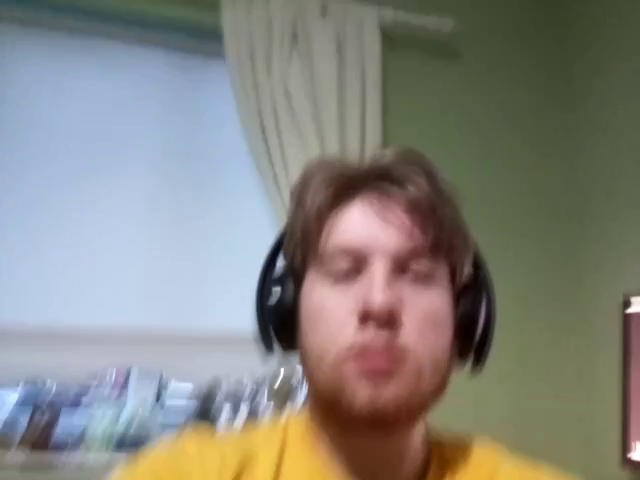
#> input picture frame 24 of practice/pivideo.mp4, 640 x 480 px
$ python eye_detector.py
#> lines starting #> are read from the running program, lines starting #| are printed output that depends on the picture; after the words box and inside, x2 and y2 are one past the last pixel; in counts of white or black regions, pixels touching at a corner belong together
import cv2
import RPi.GPIO as GPIO
import time

face_cascade = cv2.CascadeClassifier('haarcascade_frontalface_default.xml')
eye_cascade = cv2.CascadeClassifier('haarcascade_eye_tree_eyeglasses.xml')

cap = cv2.VideoCapture('pivideo.mp4')
while cap.isOpened():
    _, img = cap.read()
#> img is the input picture: shape (480, 640, 3); mean B, G, R 125.8, 132.5, 133

    gray = cv2.cvtColor(img, cv2.COLOR_BGR2GRAY)
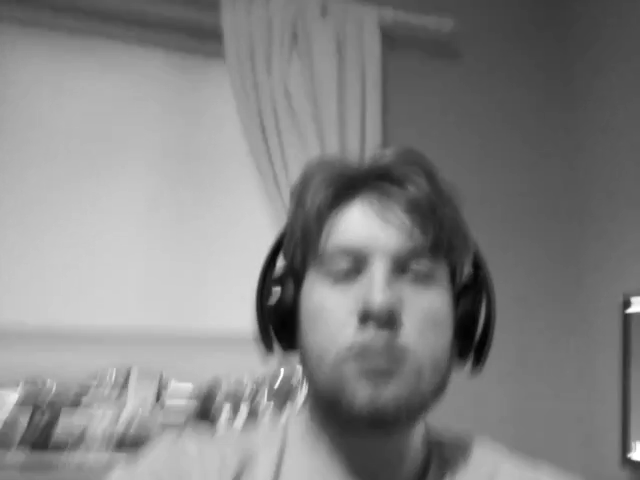
#> gray: shape (480, 640); min 2, max 255, mean 131.8
    faces = face_cascade.detectMultiScale(gray, 1.1, 4)
#> faces = [[286, 198, 184, 184]]


    for (x, y, w, h) in faces:
        cv2.rectangle(img, (x,y), (x+w, y+h), (0, 255, 0), 3)
        roi_gray = gray[y:y+h, x:x+w]
        roi_color = img[y:y+h, x:x+w]
        eyes = eye_cascade.detectMultiScale(roi_gray)
        for (ex, ey, ew, eh) in eyes:
            cv2.rectangle(roi_color, (ex, ey), (ex+ew, ey+eh), (0, 0, 255), 5)
#> this loop made 1 pass
#> (x, y, w, h, eyes) on pass 1: (286, 198, 184, 184, [[27, 24, 75, 75]])
#> pass 1, `roi_gray = gray[y:y+h, x:x+w]`:
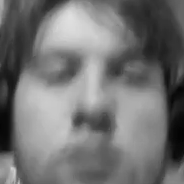
#> roi_gray: shape (184, 184); min 3, max 224, mean 115.3
#> pass 1, `roi_color = img[y:y+h, x:x+w]`:
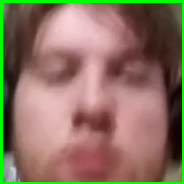
#> roi_color: shape (184, 184, 3); mean B, G, R 96.5, 113.4, 138.8
#> after the loop:
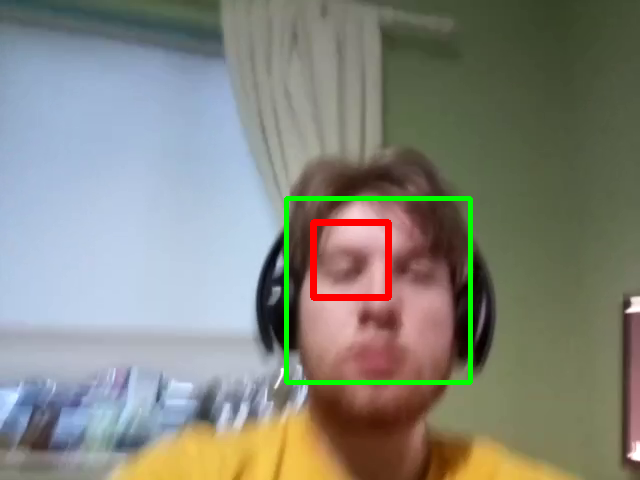
#> img: shape (480, 640, 3); 1.87% of pixels changed, all inside (x1, y1, x2, y2) = (284, 196, 473, 385)
#> after the loop:
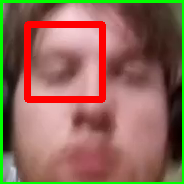
#> roi_color: shape (184, 184, 3); 6.14% of pixels changed, all inside (x1, y1, x2, y2) = (24, 21, 106, 103)


    cv2.imshow('img', img)
    if cv2.waitKey(40) == 27:
#> (key Esc is pressed here)
        break

cap.release()

$ run again, starting later in the video
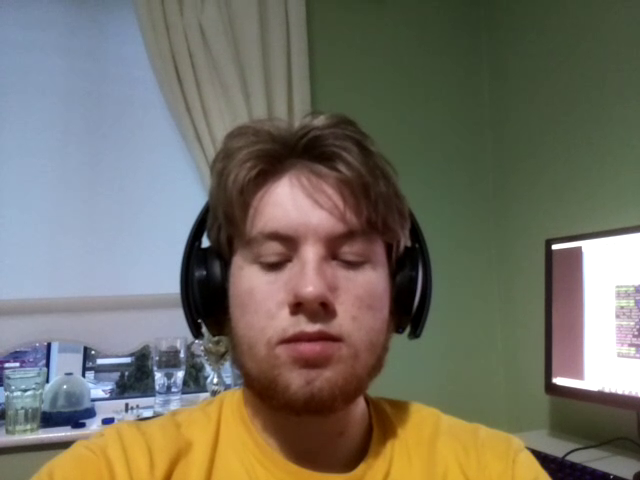
#> input picture frame 109 of practice/pivideo.mp4, 640 x 480 px
#> img is the input picture: shape (480, 640, 3); mean B, G, R 100, 112.3, 115.4
#> `gray = cv2.cvtColor(img, cv2.COLOR_BGR2GRAY)`:
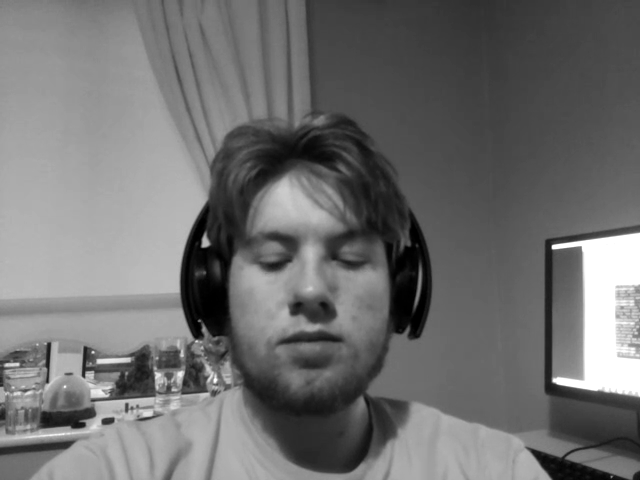
#> gray: shape (480, 640); min 0, max 255, mean 111.8
#> faces = [[205, 173, 208, 208]]
#> the loop `for (x, y, w, h) in faces:` made 1 pass
#> (x, y, w, h, eyes) on pass 1: (205, 173, 208, 208, [[48, 65, 45, 45]])
#> after the loop `for (x, y, w, h) in faces:`:
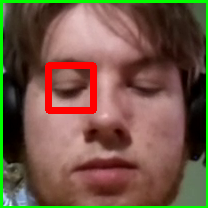
#> roi_color: shape (208, 208, 3); mean B, G, R 69.3, 87.9, 113.4

$ run again, starting later in the video
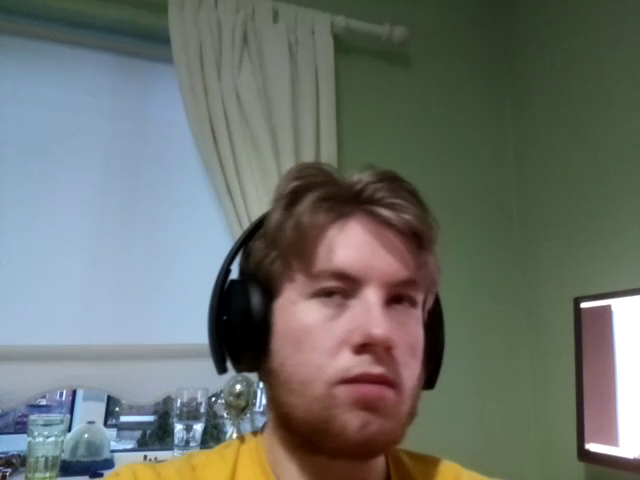
#> input picture frame 195 of practice/pivideo.mp4, 640 x 480 px
#> img is the input picture: shape (480, 640, 3); mean B, G, R 106.8, 113.1, 107.3
#> `gray = cv2.cvtColor(img, cv2.COLOR_BGR2GRAY)`:
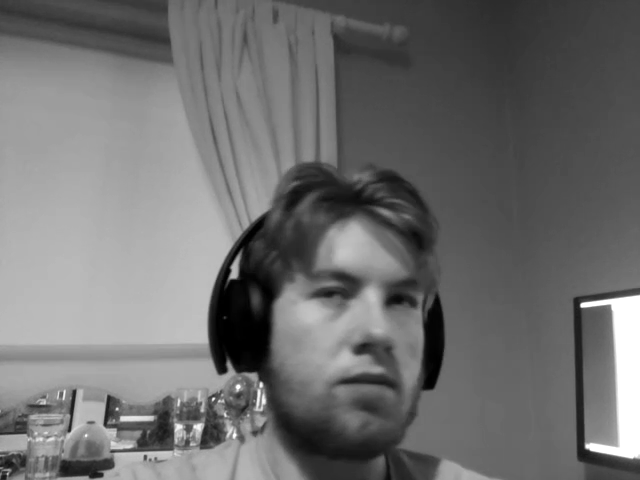
#> gray: shape (480, 640); min 0, max 255, mean 110.6
#> faces = [[268, 219, 194, 194]]
#> the loop `for (x, y, w, h) in faces:` made 1 pass
#> (x, y, w, h, eyes) on pass 1: (268, 219, 194, 194, [[41, 56, 41, 41], [45, 32, 68, 68]])
#> after the loop `for (x, y, w, h) in faces:`:
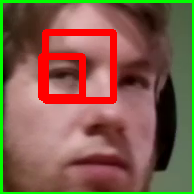
#> roi_color: shape (194, 194, 3); mean B, G, R 75.1, 94.2, 128.2
